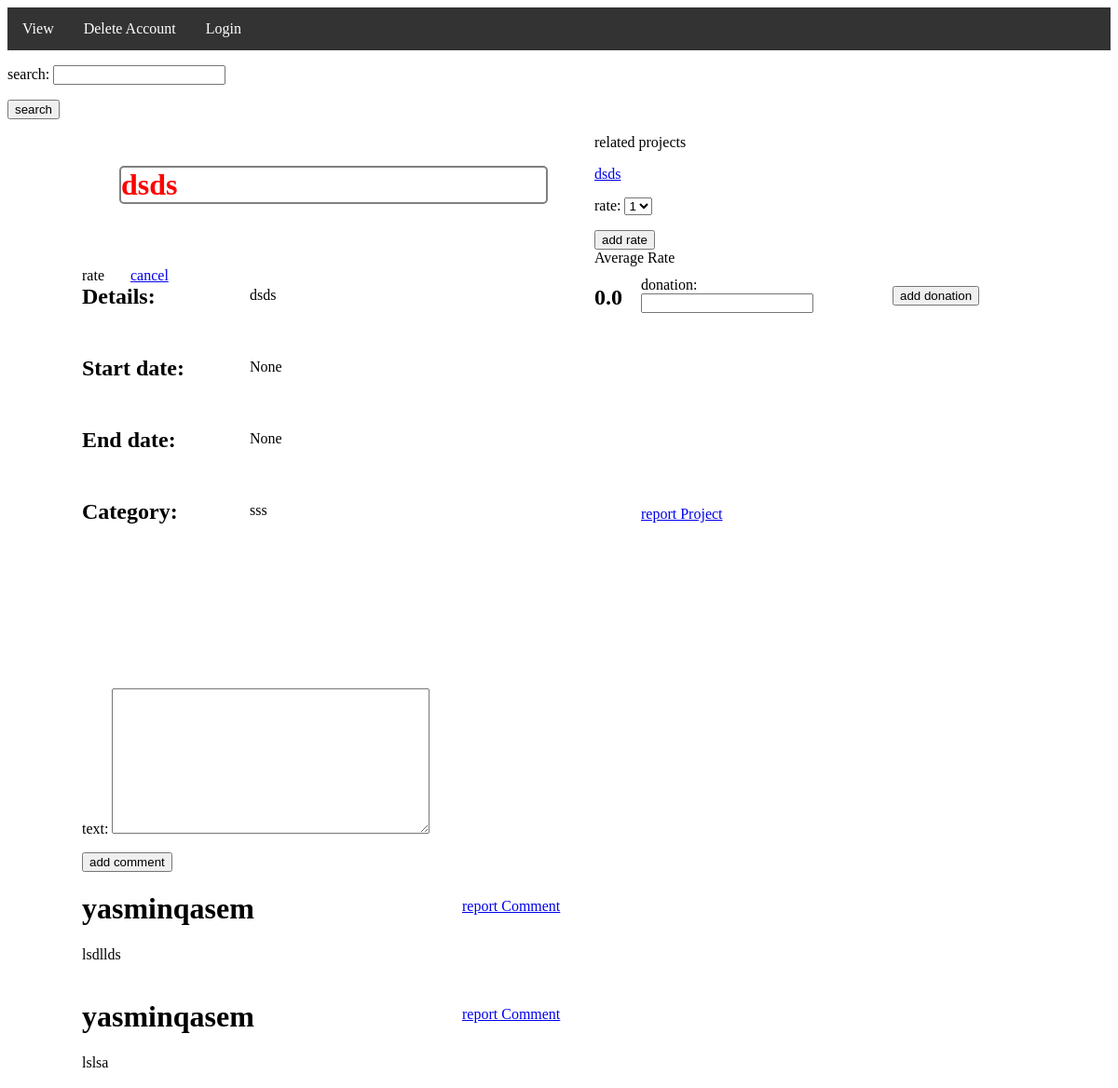
Page /projects/12 on the committed database.
### project/models.py (models this page shows, shortened)
class Project(models.Model):
    title = models.CharField(max_length=100)
    details = models.CharField(max_length=1000)
    total_target = models.BigIntegerField(null=True)
    featured = models.BooleanField(default=False)
    start_date = models.DateField(null=True)
    end_date = models.DateField(null=True)
    user = models.ForeignKey(User, on_delete=models.CASCADE)
    category = models.ForeignKey(Category, on_delete=models.CASCADE,null=True)

class Category(models.Model):
    name = models.CharField(max_length=100 )

class Comment(models.Model):
    text = models.CharField(max_length=1000)
    project = models.ForeignKey(Project , on_delete=models.CASCADE)
    user= models.ForeignKey(User, on_delete=models.CASCADE)

### project/views.py (the view)
# urls.py: path('<int:id>', views.showOne, name='show_project'),
def showOne(request,id):
    project = Project.objects.get(id=id)
    related=[]
    try:
        tag = Tag.objects.filter(project_id=project)
        for t in tag:
            tags = Tag.objects.filter(tag=t.tag)
            for pro in tags:
                if pro.project.id==id:
                    continue
                else:
                    related.append(pro.project)
    except Tag.DoesNotExist:
        pass
    try:
        comments = Comment.objects.filter(project_id=id)
    except Comment.DoesNotExist:
        comments = None
    comment = Form_comment()
    donation = Form_donation()
    report_pro = Form_reportProject()
    report_com = Form_reportComment()
    rate = RateForm()
    return render(request, 'project/showOne.html', {
        "project": project,
        "form1": comment,
        "form2": donation,
        "form3":report_pro,
        "form4": report_com,
        "form5":rate,
        "comments": comments,
        "formsarch": form_search,
        "related":related,
        "avg_rate": avg_rate(project.id)})

### project/forms.py
class Form_comment(forms.Form):
    text = forms.CharField(widget=forms.Textarea, label='text', max_length=1000)

class Form_donation(forms.Form):
    donation = forms.IntegerField(label='donation')

### project/views.py (called while the page is built)
def avg_rate(id):
    mkm = 1
    total_rate = 0
    rates = Rate.objects.all().filter(project=id)
    for rate in rates:
        total_rate = (total_rate + rate.rate)
    if len(rates) == 0:
        total_rate = total_rate / mkm
    else:
        total_rate = total_rate / len(rates)
    return total_rate

### project/templates/project/showOne.html (shortened to what this page needs)
{% extends 'project/nav.html' %}
{% block showOne %}
<div class="container">
    <div class="header">
        <H1 style="display:inline">{{ project.title }}</H1> &nbsp; &nbsp;
    </div>
    <br>
    <p style="display:inline">rate</p> &nbsp; &nbsp; &nbsp;
    <a href="{% url 'cancel_pro' project.id %}">cancel</a>
    <br>
    <h2 for="details" style="display:inline">Details: </h2>
    <div class="details">
        <p>{{ project.details}}</p>
    </div>
    <h2 for="start" style="display:inline">Start date:</h2>
    <div class="start">
        <p>{{ project.start_date}}</p>
    </div>
    <h2 for="end" style="display:inline">End date:</h2>
    <div class="end">
        <p>{{ project.end_date}}</p>
    </div>
    <h2 for="category" style="display:inline">Category:</h2>
    <div class="cat">
        <p>{{ project.category.name}}</p>
    </div>
    <div class="reportProject">
        <a href="#" onclick="addReportPro()">report Project</a>
    </div>
    <div class="donateForm">
        <form action="{% url 'add_donation' project.id %}" method="POST"> {% csrf_token %}
            {{ form2.as_p }}
            <div class="add_don">
                <input type="submit" value="add donation">
            </div>
        </form>
    </div>
    <form method="POST" action="{% url 'add_com' project.id %}" > {% csrf_token %}
        {{ form1.as_p }}
        <input type="submit" value="add comment">
    </form>
    {% for c in comments %}
    <h1> {{ c.user.username }} </h1>
    <div class="txt_area">
        <p style="display:inline"> {{ c.text }} </p>
    </div>
    <div class="report_com">
        &nbsp; <a href="#" onclick="addReportCom()">report Comment</a>
    </div>
    {% endfor %}
</div>
<p>related projects </p>
{% for r in related %}
<a href="{% url 'show_project' r.id %}">{{ r.title }}</a> <br>
{% endfor %}
 <form action="{% url 'add_rate' project.id %}" method="POST"> {% csrf_token %}
            {{ form5.as_p }}
     <input type="submit" name="addrate" value="add rate">
 </form>
 <h> Average Rate </h>
 <h2> {{ avg_rate }}</h2>
{% endblock %}

### project/static/project/CSS/nav.css (style rules this page uses)
.header { margin-left: 40px; position: relative; top: 50px; }

### project/static/project/CSS/showOne.css (style rules this page uses)
.container { width: 500px; float: left; margin-right: 50px; }
.container { margin-top: 100px; margin-left: 80px; }
.header { border: 2px solid grey; border-radius: 5px; color: red; position: relative; top: -50px; right: -30; }
.details { position: relative; right: -180px; top: -40px; }
.start, .end, .cat { position: relative; right: -180px; top: -40px; }
.add_don { position: relative; right: -270px; top: -45px; }
.donateForm { margin-left: 600px; position: relative; top: -350px; }
.txt_area { position: relative; }
.reportProject { position: relative; right: -600px; top: -70px; }
.report_com { position: relative; right: -400px; top: -70px; }

### rows in the picture
Project: title "dsds", details "dsds", start_date "None", end_date "None", category.name "sss"
Comment: user.username "yasminqasem", text "lsdllds"
Comment: user.username "yasminqasem", text "lslsa"
Project: title "dsds"

### other values in the picture
{{ avg_rate }} "0.0"
